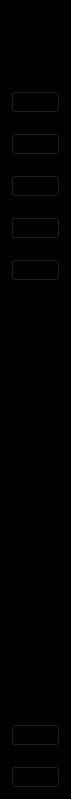
      <widget class="QWidget" name="icon_only_widget_2" native="true">
       <property name="minimumSize">
        <size>
         <width>71</width>
         <height>0</height>
        </size>
       </property>
       <property name="maximumSize">
        <size>
         <width>71</width>
         <height>16777215</height>
        </size>
       </property>
       <property name="styleSheet">
        <string notr="true">QWidget{
	background-color: rgb(0, 0, 0);
}
QPushButton:checked{
	background-color: rgb(255, 255, 255);
	border-radius:3px;
}</string>
       </property>
       <layout class="QVBoxLayout" name="verticalLayout_12">
        <property name="topMargin">
         <number>30</number>
        </property>
        <item>
         <layout class="QHBoxLayout" name="horizontalLayout_2">
          <item>
           <spacer name="horizontalSpacer_2">
            <property name="orientation">
             <enum>Qt::Horizontal</enum>
            </property>
            <property name="sizeHint" stdset="0">
             <size>
              <width>18</width>
              <height>20</height>
             </size>
            </property>
           </spacer>
          </item>
          <item>
           <widget class="QLabel" name="label_5">
            <property name="maximumSize">
             <size>
              <width>40</width>
              <height>40</height>
             </size>
            </property>
            <property name="text">
             <string/>
            </property>
            <property name="pixmap">
             <pixmap resource="resources.qrc">:/icons/logo.png</pixmap>
            </property>
            <property name="scaledContents">
             <bool>true</bool>
            </property>
           </widget>
          </item>
          <item>
           <spacer name="horizontalSpacer">
            <property name="orientation">
             <enum>Qt::Horizontal</enum>
            </property>
            <property name="sizeHint" stdset="0">
             <size>
              <width>28</width>
              <height>20</height>
             </size>
            </property>
           </spacer>
          </item>
         </layout>
        </item>
        <item>
         <layout class="QVBoxLayout" name="verticalLayout_9">
          <property name="spacing">
           <number>20</number>
          </property>
          <property name="topMargin">
           <number>35</number>
          </property>
          <item>
           <widget class="QPushButton" name="dashboard_1">
            <property name="text">
             <string/>
            </property>
            <property name="icon">
             <iconset resource="resources.qrc">
              <normaloff>:/icons/dashboardsmall1.png</normaloff>
              <normalon>:/icons/dashboardsmall2.png</normalon>:/icons/dashboardsmall1.png</iconset>
            </property>
            <property name="checkable">
             <bool>true</bool>
            </property>
            <property name="autoExclusive">
             <bool>true</bool>
            </property>
           </widget>
          </item>
          <item>
           <widget class="QPushButton" name="instituiton_1">
            <property name="text">
             <string/>
            </property>
            <property name="icon">
             <iconset resource="resources.qrc">
              <normaloff>:/icons/institutionsmall1.png</normaloff>
              <normalon>:/icons/institutionsmall2.png</normalon>:/icons/institutionsmall1.png</iconset>
            </property>
            <property name="iconSize">
             <size>
              <width>100</width>
              <height>16</height>
             </size>
            </property>
            <property name="checkable">
             <bool>true</bool>
            </property>
            <property name="autoExclusive">
             <bool>true</bool>
            </property>
           </widget>
          </item>
          <item>
           <widget class="QPushButton" name="students_1">
            <property name="text">
             <string/>
            </property>
            <property name="icon">
             <iconset resource="resources.qrc">
              <normaloff>:/icons/studentssmall1.png</normaloff>
              <normalon>:/icons/studentssmall2.png</normalon>:/icons/studentssmall1.png</iconset>
            </property>
            <property name="iconSize">
             <size>
              <width>100</width>
              <height>20</height>
             </size>
            </property>
            <property name="checkable">
             <bool>true</bool>
            </property>
            <property name="autoExclusive">
             <bool>true</bool>
            </property>
           </widget>
          </item>
          <item>
           <widget class="QPushButton" name="teachers_1">
            <property name="text">
             <string/>
            </property>
            <property name="icon">
             <iconset resource="resources.qrc">
              <normaloff>:/icons/teacherssmall1.png</normaloff>
              <normalon>:/icons/teacherssmall2.png</normalon>:/icons/teacherssmall1.png</iconset>
            </property>
            <property name="iconSize">
             <size>
              <width>100</width>
              <height>20</height>
             </size>
            </property>
            <property name="checkable">
             <bool>true</bool>
            </property>
            <property name="autoExclusive">
             <bool>true</bool>
            </property>
           </widget>
          </item>
          <item>
           <widget class="QPushButton" name="finances_1">
            <property name="text">
             <string/>
            </property>
            <property name="icon">
             <iconset resource="resources.qrc">
              <normaloff>:/icons/financessmall1.png</normaloff>
              <normalon>:/icons/financessmall2.png</normalon>:/icons/financessmall1.png</iconset>
            </property>
            <property name="iconSize">
             <size>
              <width>100</width>
              <height>20</height>
             </size>
            </property>
            <property name="checkable">
             <bool>true</bool>
            </property>
            <property name="autoExclusive">
             <bool>true</bool>
            </property>
           </widget>
          </item>
         </layout>
        </item>
        <item>
         <spacer name="verticalSpacer_2">
          <property name="orientation">
           <enum>Qt::Vertical</enum>
          </property>
          <property name="sizeHint" stdset="0">
           <size>
            <width>20</width>
            <height>437</height>
           </size>
          </property>
         </spacer>
        </item>
        <item>
         <layout class="QVBoxLayout" name="verticalLayout_10">
          <property name="spacing">
           <number>20</number>
          </property>
          <property name="topMargin">
           <number>0</number>
          </property>
          <item>
           <widget class="QPushButton" name="settings_1">
            <property name="text">
             <string/>
            </property>
            <property name="icon">
             <iconset resource="resources.qrc">
              <normaloff>:/icons/settingssmall1.png</normaloff>
              <normalon>:/icons/settingssmall2.png</normalon>:/icons/settingssmall1.png</iconset>
            </property>
            <property name="iconSize">
             <size>
              <width>100</width>
              <height>20</height>
             </size>
            </property>
            <property name="checkable">
             <bool>true</bool>
            </property>
           </widget>
          </item>
          <item>
           <widget class="QPushButton" name="signout_1">
            <property name="text">
             <string/>
            </property>
            <property name="icon">
             <iconset resource="resources.qrc">
              <normaloff>:/icons/signoutsmall1.png</normaloff>
              <normalon>:/icons/signoutsmall2.png</normalon>:/icons/signoutsmall1.png</iconset>
            </property>
            <property name="iconSize">
             <size>
              <width>100</width>
              <height>20</height>
             </size>
            </property>
            <property name="checkable">
             <bool>true</bool>
            </property>
           </widget>
          </item>
         </layout>
        </item>
       </layout>
      </widget>
